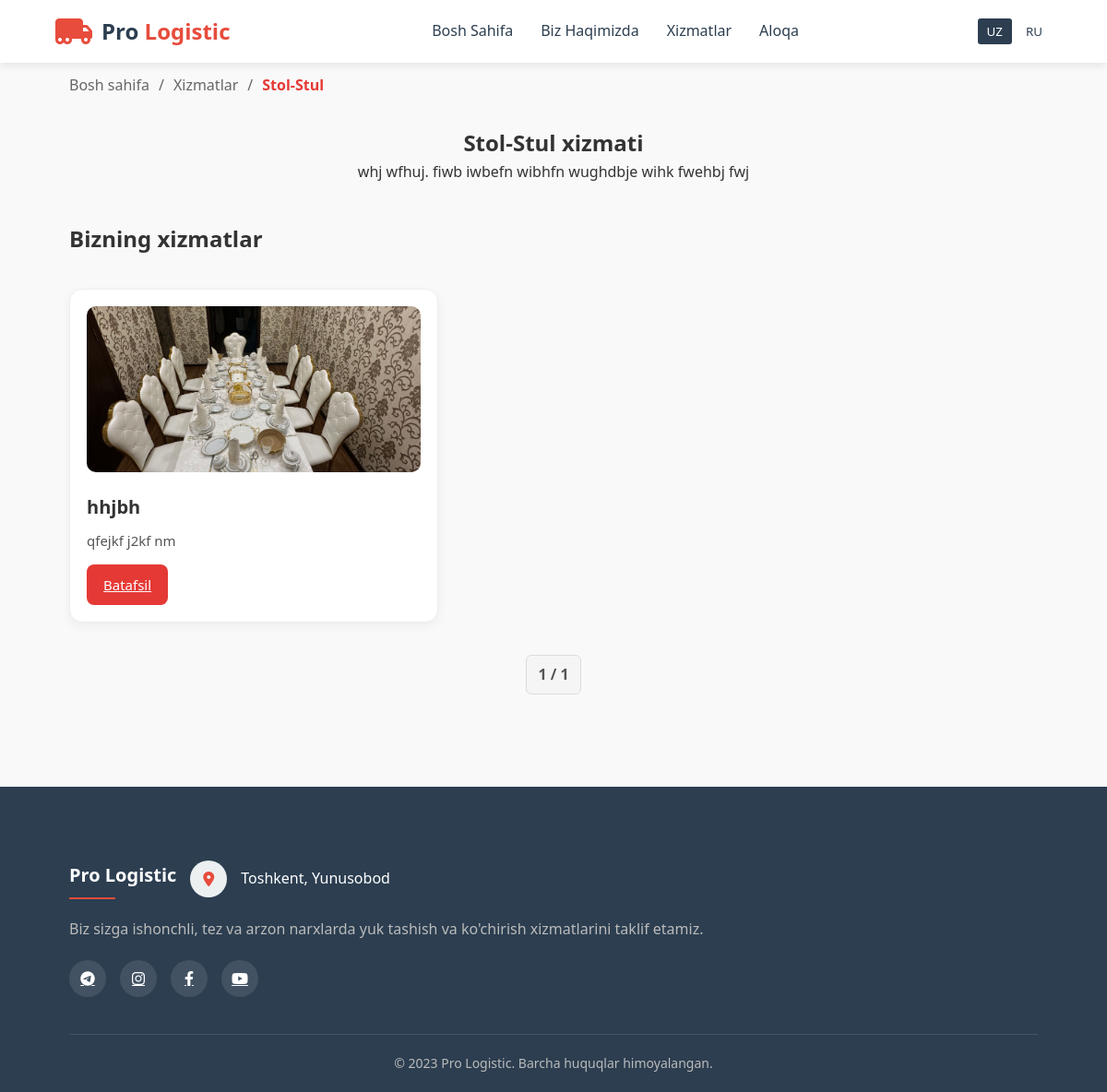
Screenshot of /service/furniture/ with the database file from the repository.
### apps/common/models.py (models this page shows, shortened)
class Service(models.Model):
    name = models.CharField(max_length=255,null=True)
    description = models.TextField(max_length=255,null=True)
    bid_des=models.TextField(max_length=255,null=True)
    image = models.ImageField(upload_to='service_images/',null=True)
    link=models.CharField(max_length=255,null=True)
    created_at = models.DateTimeField(auto_now_add=True)

### apps/service/models.py (models this page shows, shortened)
class Furniture(models.Model):
    name = models.CharField(max_length=200)
    ban_image=models.ImageField(upload_to='furniture/', null=True, blank=True)
    description = models.TextField()
    big_description = models.TextField()
    video_url = models.URLField(blank=True, null=True)  # Video link
    created_at = models.DateTimeField(auto_now_add=True)

### apps/service/views.py (the view)
# urls.py: path('furniture/', service_details1, name='furniture'),
def service_details1(request):
    furniture=Furniture.objects.all().order_by('-created_at')
    services=Service.objects.get(name='Stol-Stul')
    if services:
        images=BannerImage.objects.filter(service=services)
    print(len(images))
    paginator = Paginator(furniture,6)  # 1 sahifada 6 ta karta chiqadi
    page_number = request.GET.get('page')
    page_obj = paginator.get_page(page_number)
    return render(request, 'services_detail1.html',{'page_obj': page_obj,'services':services,'images':images})

### templates/services_detail1.html (shortened to what this page needs)
{% extends 'base.html' %}
{% load static %}
{% block content %}
<section class="related-services">
    <div class="container">
        <nav class="breadcrumb" aria-label="breadcrumbs">
            <ul>
                <li><a href="{% url 'home' %}">Bosh sahifa</a></li>
                <li><a href="{% url 'service' %}">Xizmatlar</a></li>
                <li class="active">{{services.name}}</li>
            </ul>
        </nav>
        <div style="text-align: center;">
            <h1>{{services.name}} xizmati</h1>
            <p>{{services.bid_des}}</p>
        </div>
        <h2 style="margin-top: 40px;">Bizning xizmatlar</h2>
        {% if page_obj %}
        <div class="service-list">
            {% for i in page_obj %}
            <div class="service-box">
                <img src="{{ i.ban_image.url }}">
                <h3>{{ i.name }}</h3>
                <p>{{ i.description }}</p>
                <a href="{% url 'furniture' i.id  %}" class="btn-red">Batafsil</a>
            </div>
            {% endfor %}
        </div>
        {% else %}
        <p>Hozircha bu turdagi xizmatlar yo‘q</p>
        {% endif %}
        <div class="pagination">
            <span class="current-page">
                {{ page_obj.number }} / {{ page_obj.paginator.num_pages }}
            </span>
        </div>
    </div>
</section>
<link rel="stylesheet" href="https://cdn.jsdelivr.net/npm/swiper@11/swiper-bundle.min.css" />
{% endblock %}

### templates/base.html (style rules this page uses)
* { margin: 0; padding: 0; box-sizing: border-box; font-family: 'Segoe UI', Tahoma, Geneva, Verdana, sans-serif; }
:root { --primary: #2c3e50; --secondary: #e74c3c; --accent: #3498db; --light: #ecf0f1; --dark: #2c3e50; --success: #27ae60; }
body { background-color: #f9f9f9; color: #333; line-height: 1.6; }
.container { width: 90%; max-width: 1200px; margin: 0 auto; padding: 0 15px; }
section { padding: 80px 0; }
.breadcrumb { margin-bottom: 30px; }
.breadcrumb ul { display: flex; list-style: none; padding: 0; margin: 0; flex-wrap: wrap; }
.breadcrumb li { margin-right: 10px; }
.breadcrumb li:not(:last-child)::after { content: '/'; margin-left: 10px; color: #666; }
.breadcrumb a { color: #666; text-decoration: none; transition: color 0.3s ease; }
.breadcrumb .active { color: #E53935; font-weight: 600; }
.pagination { display: flex; justify-content: center; align-items: center; margin: 20px 0; gap: 10px; font-family: sans-serif; }
.pagination span { padding: 8px 12px; color: #555; }

### templates/services_detail1.html (style rules this page uses)
.service-list { display: grid; grid-template-columns: repeat(auto-fit, minmax(280px, 1fr)); gap: 22px; margin-top: 35px; }
.service-box { background: #fff; border-radius: 14px; padding: 18px; border: 1px solid #eee; box-shadow: 0 4px 12px rgba(0,0,0,0.05); transition: .25s; max-width: 400px; }
.service-box img { width: 100%; height: 180px; border-radius: 10px; object-fit: cover; margin-bottom: 14px; }
.service-box h3 { font-size: 20px; margin-bottom: 8px; font-weight: 600; }
.service-box p { font-size: 15px; color: #555; margin-bottom: 14px; }
.btn-red { display: inline-block; background: #E53935; color: #fff; padding: 10px 18px; border-radius: 8px; font-size: 15px; transition: .25s; }
.pagination { display: flex; justify-content: center; align-items: center; margin-top: 35px; gap: 12px; }
.current-page { font-weight: 600; padding: 8px 14px; border-radius: 6px; background: #f5f5f5; border: 1px solid #ddd; }

### rows the page displays
Service: name "Stol-Stul", bid_des "whj wfhuj. fiwb iwbefn wibhfn wughdbje wihk fwehbj fwj"
Furniture: ban_image (picture), name "hhjbh", description "qfejkf j2kf nm"

### other values shown
{{ page_obj.number }} "1"
{{ page_obj.paginator.num_pages }} "1"
